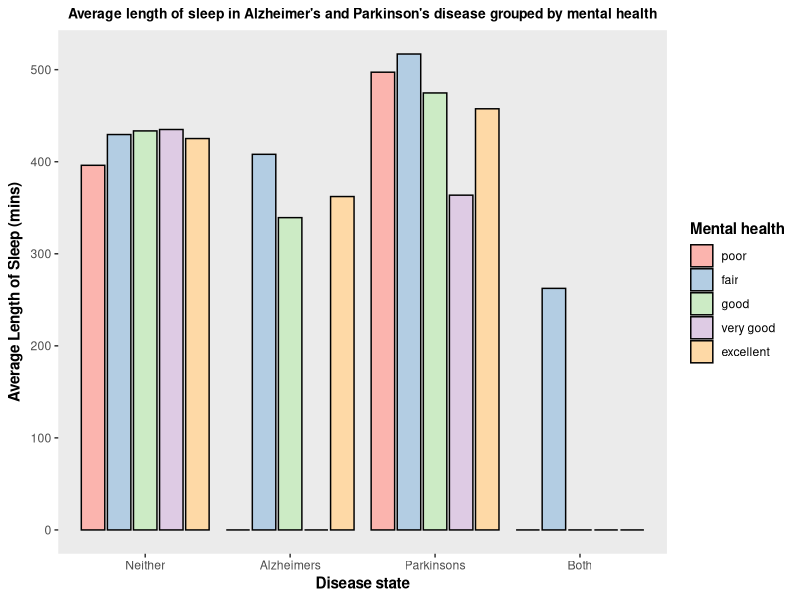
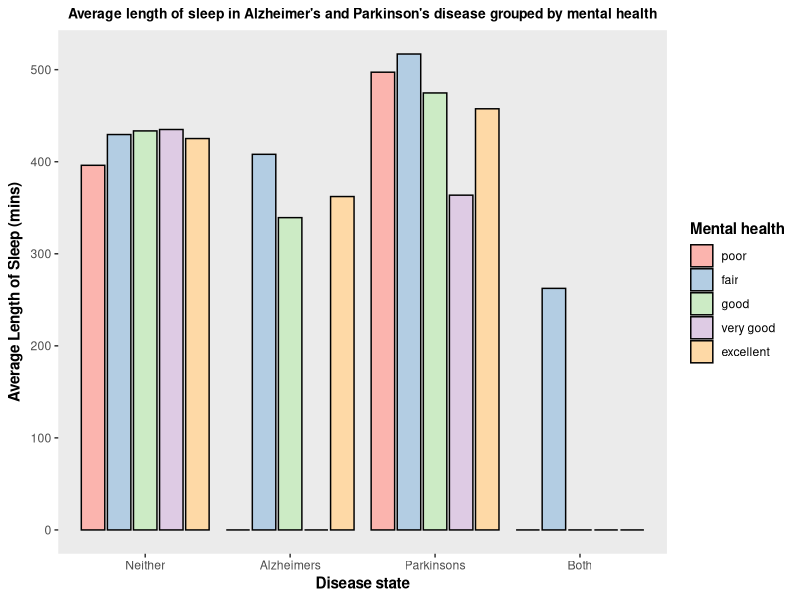

These charts were generated, in order, by the following R code:
# Load libraries that the project will use
library(here)
library(tidyverse)
library(RColorBrewer)
library(ggplot2)


# -------------IMPORT DATA-------------------

# Use library(here) to import the data and assign it to a data frame 
df <- read_csv(here("Data", "raw_data.csv"))

# Check data frame
head(df)



#-------------TIDYING DATA-------------------

# Make new data frame looking only at columns of interest which have been renamed for ease and have had non-numerical information removed from 
#the alzheimers and parkinsons columns, and numerical information discarded from the mental health column. 
df1 <- df %>% 
  rename(ppt_id = "ID", dementia = "DEMENTIA", alzheimers = "ALZHEIMER", mental_health = "MNTLHLTH", parkinsons = "PARKINSON", sleep_length = "ACTIGRAPH_SLEEP") %>%
  select(ppt_id, alzheimers, parkinsons, mental_health, sleep_length) %>%
  mutate(alzheimers = parse_number(str_sub(alzheimers, start = 1))) %>%
  mutate(parkinsons = parse_number(str_sub(parkinsons, start = 1))) %>%
  mutate(mental_health = str_sub(mental_health, start = 5, end = 13))

# Check the first few lines of the data
head(df1)

# Remove NA values from the data. 
which(is.na(df1), arr.ind = TRUE)
df1 <- na.omit(df1)

# Change values in Parkinson's disease column from '1' to '2'.  
df1$parkinsons[df1$parkinsons == '1'] <- 2

# Add the Parkinson's disease column and Alzheimer's disease columns together to make a new disease state column, where 0 is neither, 1 is Alzheimer's, 2 is Parkinson's and 3 is both. 
df1$disease_state <- df1$parkinsons + df1$alzheimers


#-------------CHECKING DATA------------------

# Check to see that disease state value 1 represents participants with Alzheimer's disease.
filter(df1, disease_state == '1')

# Check to see that disease_state value 2 represents participants with Parkinson's disease.
filter(df1, disease_state == '2')

# Check to see that disease_state value 3 represents participants with both diseases. 
filter(df1, disease_state == '3')


# ------- DATA PREPARATION ----------
  
# Make new data frame grouping the mean length of sleep by disease state and mental health.
df2 <- df1 %>%
  group_by(disease_state, mental_health) %>%
  summarise(mean_sleep_length = mean(sleep_length))

# Change values in disease_state column from numbers to reflect the disease state in words.
for(i in 1:14) {
  if (df2$disease_state[i] == 0){
    df2$disease_state[i] = 'Neither'} 
  else if (df2$disease_state[i] == 1){
    df2$disease_state[i] = 'Alzheimers'}
  else if (df2$disease_state[i] == 2){
    df2$disease_state[i] = 'Parkinsons'}
  else if (df2$disease_state[i] == 3){
    df2$disease_state[i] = 'Both'}
  }

# Arrange the mental health column so it is ordered from poor to excellent.
df2$mental_health <- factor(df2$mental_health, levels = c('poor', 'fair', 'good', 'very good', 'excellent'))

# Arrange the disease state column so it is ordered Neither, Alzheimers, Parkinsons, Both
df2$disease_state <- factor(df2$disease_state, levels = c('Neither', 'Alzheimers', 'Parkinsons', 'Both'))

# Add rows to the data frame to have data to plot for the 'excellent' and 'very good' conditions for the Alzheimers disease state
df2[nrow(df2) + 1,] <- list('Alzheimers', 'very good', 0)
df2[nrow(df2) + 1,] <- list('Alzheimers', 'poor', 0)

# Add rows to the data frame to have data to plot for the 'poor', 'good', 'very good' and 'excellent' conditions for the combined disease state 
df2[nrow(df2) + 1,] <- list('Both', 'poor', 0)
df2[nrow(df2) + 1,] <- list('Both', 'good', 0)
df2[nrow(df2) + 1,] <- list('Both', 'very good', 0)
df2[nrow(df2) + 1,] <- list('Both', 'excellent', 0)

# Save the data frame as a file 
write.csv(df2, here("Data/Tidy_Data.csv"))


#------------MAKING THE PLOT--------------------

# Make a grouped bar graph that is grouped by mental health, with disease state along the x axis, mean sleep length along the y axis
p <- ggplot(df2, aes(x = disease_state, y = mean_sleep_length, fill = mental_health)) 
p + geom_col(color = 'black', position = position_dodge2(width=.9, preserve="single")) +
  labs(x = substitute(paste(bold("Disease state"))), y = substitute(paste(bold("Average Length of Sleep (mins)"))), title = 
         "Average length of sleep in Alzheimer's and Parkinson's disease grouped by mental health") +
  theme(plot.title = element_text(hjust = 0.5, size = 10, face = "bold")) +  
  theme(panel.grid.major = element_blank(), panel.grid.minor = element_blank()) +
  guides(fill = guide_legend(title = substitute(paste(bold('Mental health'))))) +
  scale_fill_brewer(breaks=c('poor', 'fair', 'good', 'very good', 'excellent'), palette = "Pastel1")
 
# Save the figure  
ggsave(filename = 'figures/fig_220225339.png')
  